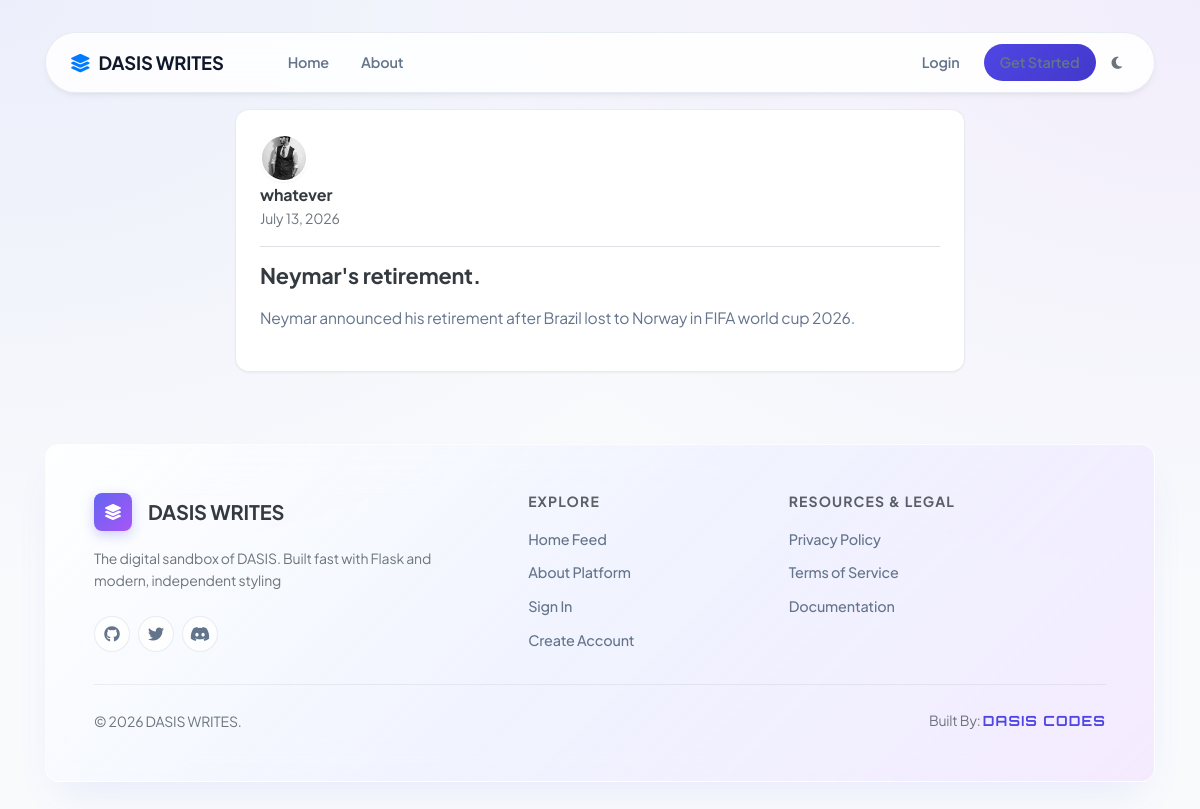
Screenshot of /post/21 with the database file from the repository.
### app/models.py (models this page shows, shortened)
class User(db.Model, UserMixin):
    id = db.Column(db.Integer, primary_key=True)
    username = db.Column(db.String(20), unique=True, nullable=False)
    email = db.Column(db.String(120), unique=True, nullable=False)
    image_file = db.Column(db.String(40), nullable=False, default='default.jpg')
    password = db.Column(db.String(60), nullable=False)
    posts = db.relationship('Post', backref='author', lazy=True)

class Post(db.Model):
    id = db.Column(db.Integer, primary_key=True)
    title = db.Column(db.String(100), nullable=False)
    date_posted = db.Column(db.DateTime, nullable=False, default=datetime.utcnow)
    content = db.Column(db.Text, nullable=False)
    user_id = db.Column(db.Integer, db.ForeignKey('user.id'), nullable=False)

### app/posts/routes.py (the view)
@posts.route("/post/<int:post_id>")
def post(post_id):
    post_obj = Post.query.get_or_404(post_id)
    return render_template("post.html", title=post_obj.title, post=post_obj)

### app/templates/post.html (shortened to what this page needs)
{% extends "layout.html" %}
{% block content %}
    <article class="content-section">
        <div class="article-metadata border-bottom pb-3 mb-3">
            <img class="article-img mr-3" src="{{ url_for('static', filename='pics/' + post.author.image_file) }}" alt="{{ post.author.username }}'s avatar">
            <div class="d-flex flex-column">
                <a class="font-weight-bold text-dark text-decoration-none" href="{{ url_for('user.user_posts', username=post.author.username) }}">
                    {{ post.author.username }}
                </a>
                <small class="text-muted">{{ post.date_posted.strftime('%B %d, %Y') }}</small>
            </div>
        </div>
        <h2 class="article-title text-dark mb-3">{{ post.title }}</h2>
        <p class="article-content">{{ post.content }}</p>
    </article>
{% endblock content %}

### app/static/css/design.css (style rules this page uses)
body.bg-custom { background-color: #f8fafc !important; background-image: radial-gradient(at 0% 0%, rgba(99, 102, 241, 0.08) 0px, transparent 50%), radial-gradient(at 100% 0%, rgba(168, 85, 247, 0.08) 0px, transparent 50%) !important; background-attachment: fixed !important; }
:root { --bg-main: #f8fafc; --bg-card: #ffffff; --bg-glass: rgba(255, 255, 255, 0.85); --border-color: rgba(226, 232, 240, 0.8); --border-hover: rgba(203, 213, 225, 0.9); --primary: #4f46e5; --primary-hover: #4338ca; --primary-subtle: rgba(79, 70, 229, 0.08); --primary-glow: rgba(79, 70, 229, 0.25); --text-main: #0f172a; --text-muted: #64748b; --shadow-sm: 0 1px 2px 0 rgba(0, 0, 0, 0.05); --shadow-md: 0 4px 6px -1px rgba(0, 0, 0, 0.05), 0 2px 4px -2px rgba(0, 0, 0, 0.05); --shadow-lg: 0 10px 25px -5px rgba(15, 23, 42, 0.08); --radius-sm: 8px; --radius-md: 14px; --radius-pill: 9999px; --transition: all 0.25s cubic-bezier(0.16, 1, 0.3, 1); }
body { background-color: var(--bg-main); background-image: radial-gradient(at 0% 0%, rgba(99, 102, 241, 0.05) 0px, transparent 50%), radial-gradient(at 100% 0%, rgba(168, 85, 247, 0.05) 0px, transparent 50%); background-attachment: fixed; color: var(--text-main); font-family: 'Plus Jakarta Sans', -apple-system, BlinkMacSystemFont, sans-serif; letter-spacing: -0.01em; line-height: 1.6; }
.content-section { background: var(--bg-card); border: 1px solid var(--border-color); border-radius: var(--radius-md); box-shadow: var(--shadow-sm); padding: 1.5rem; margin-bottom: 1.5rem; transition: var(--transition); }
.article-title { color: var(--text-main); font-weight: 700; font-size: 1.35rem; text-decoration: none; transition: var(--transition); }
.article-content { color: var(--text-muted); font-size: 0.975rem; line-height: 1.7; }
.article-img, .account-img { width: 48px; height: 48px; border-radius: var(--radius-pill); object-fit: cover; border: 2px solid #ffffff; box-shadow: var(--shadow-sm); }

### rows the page displays
User: image_file (picture), author.username "whatever"
Post: date_posted "July 13, 2026", title "Neymar's retirement.", content "Neymar announced his retirement after Brazil lost to Norway in FIFA world cup 2026."
